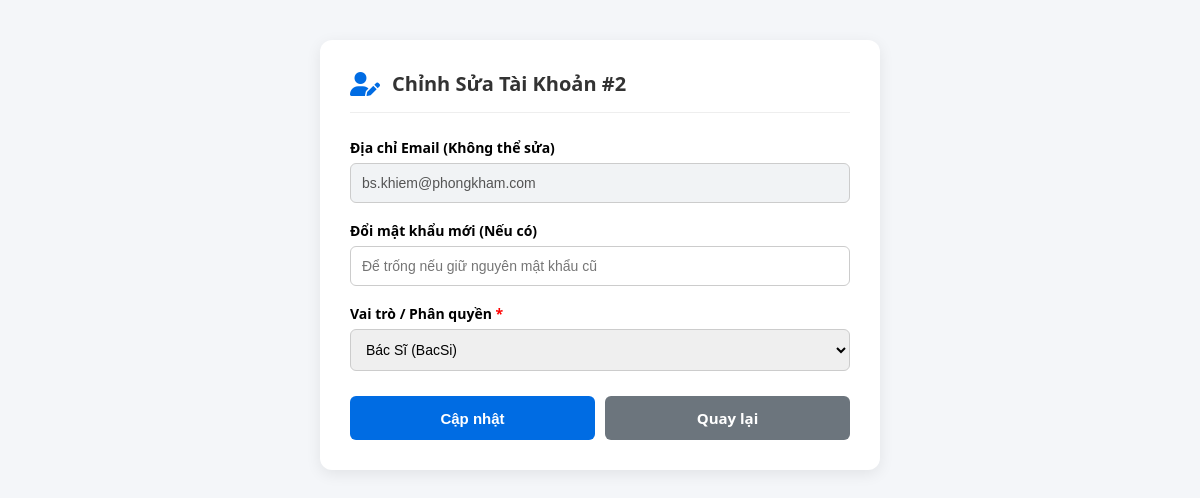
Page /backend/admin/edit_user.php?id=2 on the committed database.
### tables this page shows
CREATE TABLE IF NOT EXISTS `users` (
  `MaUser` int UNSIGNED NOT NULL AUTO_INCREMENT,
  `Email` varchar(100) NOT NULL,
  `MatKhau` varchar(255) NOT NULL,
  `Role` enum('Admin','BacSi','BenhNhan') NOT NULL,
  `verification_token` varchar(64) DEFAULT NULL,
  `email_verified_at` timestamp NULL DEFAULT NULL,
  `reset_token` varchar(255) DEFAULT NULL,
  `reset_token_expires_at` timestamp NULL DEFAULT NULL,
  `TrangThaiEmail` enum('ChuaXacThuc','DaXacThuc') DEFAULT 'ChuaXacThuc',
  `MaXacThucEmail` varchar(100) DEFAULT NULL,
  `ThoiGianHetHanMaXacThuc` datetime DEFAULT NULL,
  `ResetToken` varchar(100) DEFAULT NULL,
  `ResetTokenExpire` datetime DEFAULT NULL,
  `TrangThaiToken` enum('ChuaSuDung','DaSuDung') DEFAULT 'ChuaSuDung',
  `Created_at` timestamp NULL DEFAULT CURRENT_TIMESTAMP,
  PRIMARY KEY (`MaUser`),
  UNIQUE KEY `users_email_unique` (`Email`)
);

### backend/admin/edit_user.php (the view, shortened to what this page needs)
<?php
include '../config/connect.php';
$user = [];
if (isset($_GET['id'])) {
    $ma_user = $conn->real_escape_string($_GET['id']);
    $res = $conn->query("SELECT * FROM users WHERE MaUser = '$ma_user'");
    if ($res && $res->num_rows > 0) {
        $user = $res->fetch_assoc();
    } else {
        echo "Không tìm thấy tài khoản!";
        exit();
    }
} else {
    header("Location: ../../frontend/admin/admin.php?page=users");
    exit();
}
?>
<!DOCTYPE html>
<html lang="vi">
<head>
    <link rel="stylesheet" href="https://cdnjs.cloudflare.com/ajax/libs/font-awesome/6.0.0/css/all.min.css">
    <link rel="stylesheet" href="css/user.css">
</head>
<body>
<div class="form-card">
    <div class="form-header">
        <i class="fas fa-user-edit" style="font-size: 24px; color: var(--primary);"></i>
        <h2>Chỉnh Sửa Tài Khoản #<?= $user['MaUser'] ?></h2>
    </div>
    <form method="POST" action="">
        <div class="form-group">
            <label>Địa chỉ Email (Không thể sửa)</label>
            <input type="text" value="<?= htmlspecialchars($user['Email']) ?>" disabled style="background: #f1f3f5;">
        </div>
        <div class="form-group">
            <label>Đổi mật khẩu mới (Nếu có)</label>
            <input type="password" name="MatKhauMoi" placeholder="Để trống nếu giữ nguyên mật khẩu cũ">
        </div>
        <div class="form-group">
            <label>Vai trò / Phân quyền <span style="color:red">*</span></label>
            <select name="Role" required>
                <option value="BacSi" <?= $user['Role'] == 'BacSi' ? 'selected' : '' ?>>Bác Sĩ (BacSi)</option>
            </select>
        </div>
        <div class="btn-action-group">
            <button type="submit" class="btn btn-save">Cập nhật</button>
            <a href="../../frontend/admin/admin.php?page=users" class="btn btn-cancel">Quay lại</a>
        </div>
    </form>
</div>
</body>
</html>

### backend/admin/css/user.css (style rules this page uses)
:root { --primary: #006ce3; --bg: #f4f6f9; --text: #333; }
body { font-family: 'Segoe UI', sans-serif; background-color: var(--bg); margin: 0; padding: 40px 20px; display: flex; justify-content: center; }
.form-card { background: #fff; padding: 30px; border-radius: 12px; box-shadow: 0 4px 15px rgba(0,0,0,0.08); max-width: 500px; width: 100%; }
.form-header { display: flex; align-items: center; gap: 12px; margin-bottom: 25px; border-bottom: 1px solid #eee; padding-bottom: 15px; }
.form-header h2 { margin: 0; font-size: 20px; color: var(--text); }
.form-group { margin-bottom: 18px; }
.form-group label { display: block; margin-bottom: 6px; font-weight: 600; font-size: 14px; }
.form-group input, .form-group select { width: 100%; padding: 11px; border: 1px solid #ccc; border-radius: 6px; box-sizing: border-box; font-size: 14px; }
.btn-action-group { display: flex; gap: 10px; margin-top: 25px; }
.btn { flex: 1; padding: 12px; border: none; border-radius: 6px; cursor: pointer; font-weight: bold; text-align: center; text-decoration: none; font-size: 15px; }
.btn-save { background: var(--primary); color: white; }
.btn-cancel { background: #6c757d; color: white; }

### rows in the picture
users: MaUser "2", Email "bs.khiem@phongkham.com", Role "Bác Sĩ (BacSi)"
